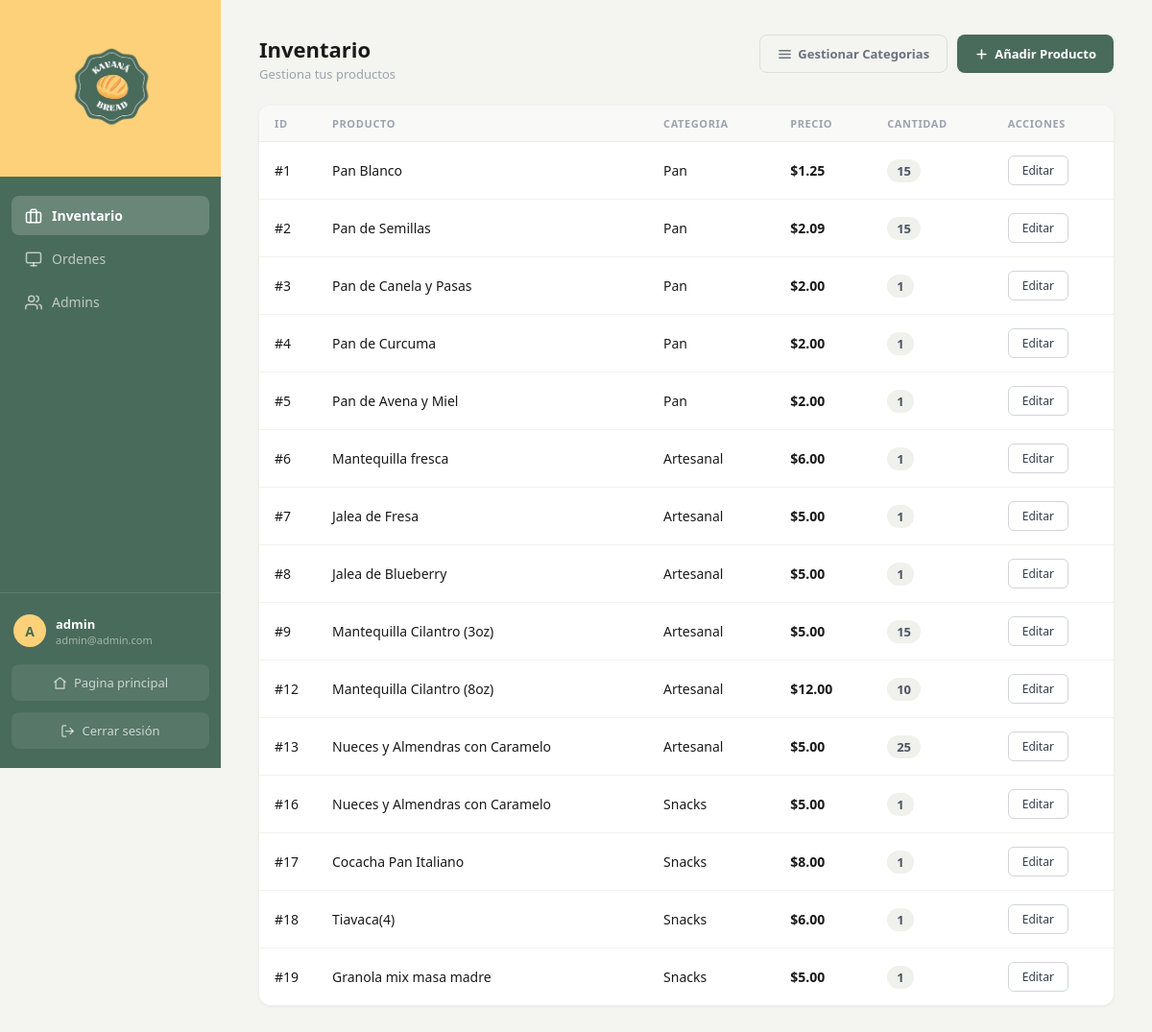
Screenshot of /admin/panel.php (signed in) with the database file from the repository.
### tables this page shows
CREATE TABLE `products` (
  `Product_ID` int(11) NOT NULL,
  `Product_Name` varchar(50) NOT NULL,
  `category_ID` int(11) NOT NULL,
  `Price` decimal(6,2) NOT NULL,
  `Quantity` int(11) NOT NULL
);

CREATE TABLE `category` (
  `category_ID` int(11) NOT NULL,
  `name` varchar(100) NOT NULL
);

### admin/panel.php (the view, shortened to what this page needs)
<?php
include(__DIR__ . '/../config/db.php');
?>
<!DOCTYPE html>
<html lang="es">
<head>
    <link rel="stylesheet" href="/kavanabread/assets/styles.css">
</head>
<body class="admin-layout">
    <aside class="admin-sidebar">
        <div class="sidebar-logo">
            <img src="../assets/logo.png" alt="Kavana Bread">
        </div>
        <nav class="sidebar-nav">
            <button class="nav-item active" data-tab="inventario">
                Inventario
            </button>
            <button class="nav-item" data-tab="ordenes">
                <svg xmlns="http://www.w3.org/2000/svg" width="18" height="18" viewBox="0 0 24 24" fill="none" stroke="currentColor" stroke-width="2" stroke-linecap="round" stroke-linejoin="round"><rect x="2" y="3" width="20" height="14" rx="2"/><line x1="8" y1="21" x2="16" y2="21"/><line x1="12" y1="17" x2="12" y2="21"/></svg>
                Ordenes
            </button>
            <button class="nav-item" data-tab="admins">
                Admins
            </button>
        </nav>
        <div class="sidebar-footer">
            <div class="user-chip">
                <div class="user-avatar"><?php echo strtoupper(substr($_SESSION['username'], 0, 1)); ?></div>
                <div class="user-details">
                    <span><?php echo htmlspecialchars($_SESSION['username']); ?></span>
                    <small><?php echo htmlspecialchars($_SESSION['email']); ?></small>
                </div>
            </div>
            <a href="../index.php" class="btn-logout">
                <svg xmlns="http://www.w3.org/2000/svg" width="15" height="15" viewBox="0 0 24 24" fill="none" stroke="currentColor" stroke-width="2" stroke-linecap="round" stroke-linejoin="round"><path d="M3 10.5 12 3l9 7.5"/><path d="M5 9.5V21h14V9.5"/></svg>
                Pagina principal
            </a>
            <a href="login.php" class="btn-logout">
                <svg xmlns="http://www.w3.org/2000/svg" width="15" height="15" viewBox="0 0 24 24" fill="none" stroke="currentColor" stroke-width="2" stroke-linecap="round" stroke-linejoin="round"><path d="M9 21H5a2 2 0 0 1-2-2V5a2 2 0 0 1 2-2h4"/><polyline points="16 17 21 12 16 7"/><line x1="21" y1="12" x2="9" y2="12"/></svg>
                Cerrar sesión
            </a>
        </div>
    </aside>
    <main class="admin-main">
        <section id="tab-inventario" class="admin-tab active">
            <div class="tab-header">
                <div>
                    <h1>Inventario</h1>
                    <p class="tab-subtitle">Gestiona tus productos</p>
                </div>
                <div style="display:flex; gap:10px;">
                    <a href="manage-categories.php" class="btn-secondary">
                        <svg xmlns="http://www.w3.org/2000/svg" width="15" height="15" viewBox="0 0 24 24" fill="none" stroke="currentColor" stroke-width="2.5" stroke-linecap="round" stroke-linejoin="round"><path d="M3 6h18"/><path d="M3 12h18"/><path d="M3 18h18"/></svg>
                        Gestionar Categorias
                    </a>
                    <a href="add-product.php" class="btn-primary">
                        <svg xmlns="http://www.w3.org/2000/svg" width="15" height="15" viewBox="0 0 24 24" fill="none" stroke="currentColor" stroke-width="2.5" stroke-linecap="round" stroke-linejoin="round"><line x1="12" y1="5" x2="12" y2="19"/><line x1="5" y1="12" x2="19" y2="12"/></svg>
                        Añadir Producto
                    </a>
                </div>
            </div>
            <div class="content-card">
                <table class="admin-table">
                    <thead>
                        <tr>
                            <th>ID</th>
                            <th>Producto</th>
                            <th>Categoria</th>
                            <th>Precio</th>
                            <th>Cantidad</th>
                            <th>Acciones</th>
                        </tr>
                    </thead>
                    <tbody>
                        <?php
                        $sql = "SELECT products.*, category.name AS category_name
                         FROM products
                         LEFT JOIN category ON products.category_ID = category.category_ID";
                        $result = mysqli_query($conn, $sql);
                        while($show = mysqli_fetch_array($result)) { ?>
                        <tr>
                            <td class="td-id">#<?php echo $show['Product_ID']; ?></td>
                            <td class="td-name"><?php echo htmlspecialchars($show['Product_Name']); ?></td>
                             <td class="td-category_name"><?php echo htmlspecialchars($show['category_name']); ?></td>
                            <td class="td-price">$<?php echo $show['Price']; ?></td>
                            <td class="td-qty">
                                <span class="qty-badge <?php echo ($show['Quantity'] < 5) ? 'qty-low' : ''; ?>">
                                    <?php echo $show['Quantity']; ?>
                                </span>
                            </td>
                            <td class="td-actions">
                                <a href="edit-product.php?id=<?php echo $show['Product_ID']; ?>" class="btn-edit">Editar</a>
                            </td>
                        </tr>
                        <?php } ?>
                    </tbody>
                </table>
            </div>
        </section>
    </main>
</body>
</html>

### rows the page displays
products: Product_ID "1", Product_Name "Pan Blanco", category_ID.name "Pan", Price "1.25", Quantity "15"
products: Product_ID "2", Product_Name "Pan de Semillas", category_ID.name "Pan", Price "2.09", Quantity "15"
products: Product_ID "3", Product_Name "Pan de Canela y Pasas", category_ID.name "Pan", Price "2.00", Quantity "1"
products: Product_ID "4", Product_Name "Pan de Curcuma", category_ID.name "Pan", Price "2.00", Quantity "1"
products: Product_ID "5", Product_Name "Pan de Avena y Miel", category_ID.name "Pan", Price "2.00", Quantity "1"
products: Product_ID "6", Product_Name "Mantequilla fresca", category_ID.name "Artesanal", Price "6.00", Quantity "1"
products: Product_ID "7", Product_Name "Jalea de Fresa", category_ID.name "Artesanal", Price "5.00", Quantity "1"
products: Product_ID "8", Product_Name "Jalea de Blueberry", category_ID.name "Artesanal", Price "5.00", Quantity "1"
products: Product_ID "9", Product_Name "Mantequilla Cilantro (3oz)", category_ID.name "Artesanal", Price "5.00", Quantity "15"
products: Product_ID "12", Product_Name "Mantequilla Cilantro (8oz)", category_ID.name "Artesanal", Price "12.00", Quantity "10"
products: Product_ID "13", Product_Name "Nueces y Almendras con Caramelo", category_ID.name "Artesanal", Price "5.00", Quantity "25"
products: Product_ID "16", Product_Name "Nueces y Almendras con Caramelo", category_ID.name "Snacks", Price "5.00", Quantity "1"
products: Product_ID "17", Product_Name "Cocacha Pan Italiano", category_ID.name "Snacks", Price "8.00", Quantity "1"
products: Product_ID "18", Product_Name "Tiavaca(4)", category_ID.name "Snacks", Price "6.00", Quantity "1"
products: Product_ID "19", Product_Name "Granola mix masa madre", category_ID.name "Snacks", Price "5.00", Quantity "1"

### other values shown
substr($_SESSION['username'], 0, 1) "A"
$_SESSION['username'] "admin"
$_SESSION['email'] "admin@admin.com"
